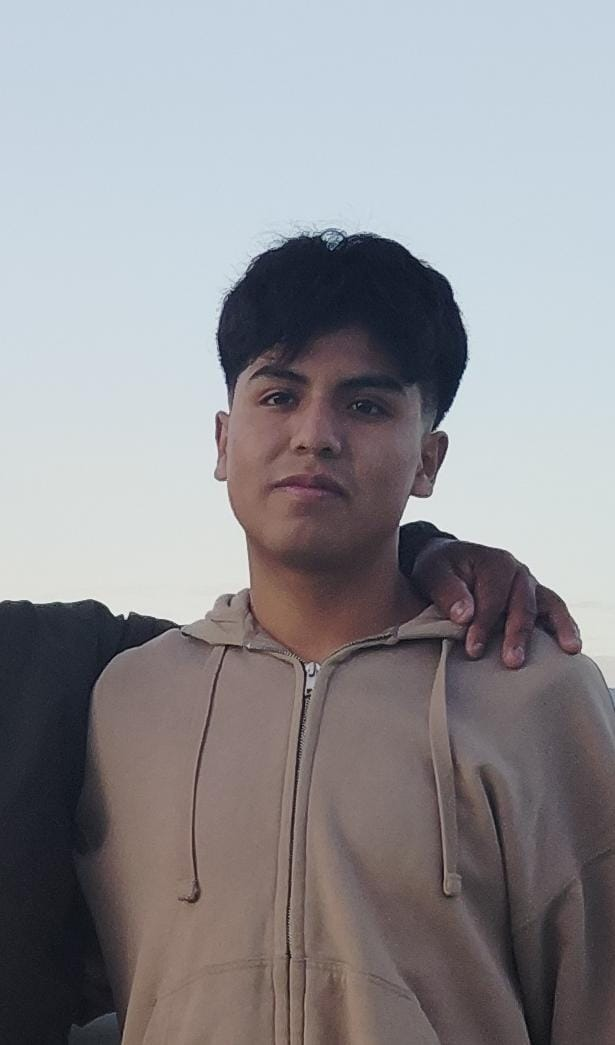
#> input picture Puntos/Deivid_Samaniego.jpeg, 615 x 1045 px, given in place of the camera
$ python hello.py
#> lines starting #> are read from the running program, lines starting #| are printed output that depends on the picture
import cv2
import numpy as np

# Abrir la cámara
cap = cv2.VideoCapture(0)

if not cap.isOpened():
    print("Error al abrir la cámara")
    exit()

# Crear una ventana y configurar a pantalla completa
cv2.namedWindow('Frame', cv2.WINDOW_NORMAL)
cv2.setWindowProperty('Frame', cv2.WND_PROP_FULLSCREEN, cv2.WINDOW_FULLSCREEN)

while True:
    ret, frame = cap.read()
#> frame is the input picture: shape (1045, 615, 3); mean B, G, R 146.3, 142.2, 143.4
    if not ret:
        break

    # Definir la región de interés (ROI)
    height, width, _ = frame.shape
#> height = 1045; width = 615
    roi = frame[int(0.1 * height):int(0.9 * height), int(0.1 * width):int(0.9 * width)]
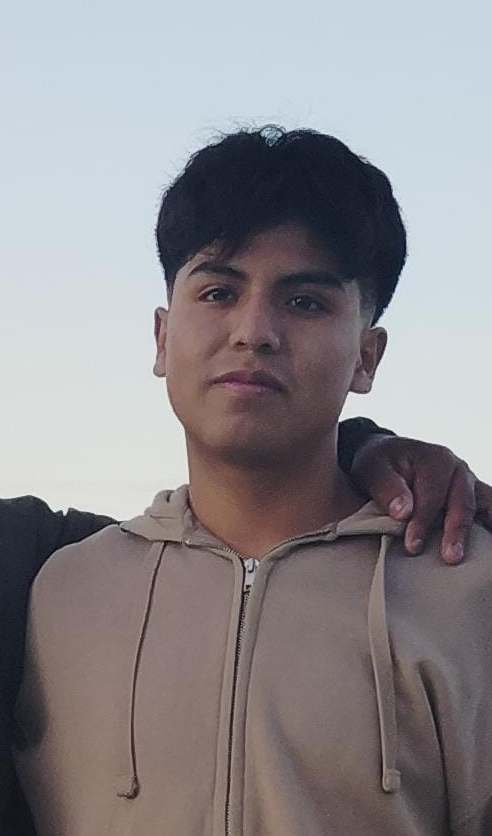
#> roi: shape (836, 492, 3); mean B, G, R 141.1, 137.6, 140.9

    # Convertir a escala de grises
    gray = cv2.cvtColor(roi, cv2.COLOR_BGR2GRAY)
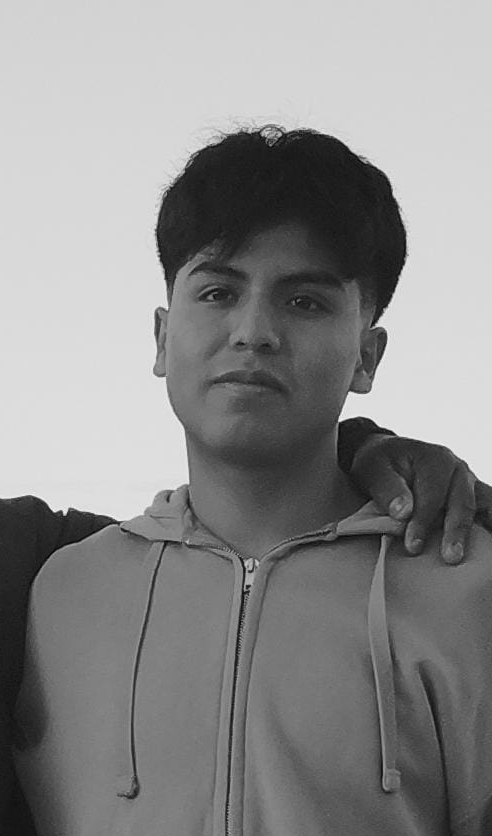
#> gray: shape (836, 492); min 1, max 249, mean 139

    # Convertir a float32
    gray = np.float32(gray)

    # Detectar esquinas usando el detector de Harris
    dst = cv2.cornerHarris(gray, 2, 3, 0.04)
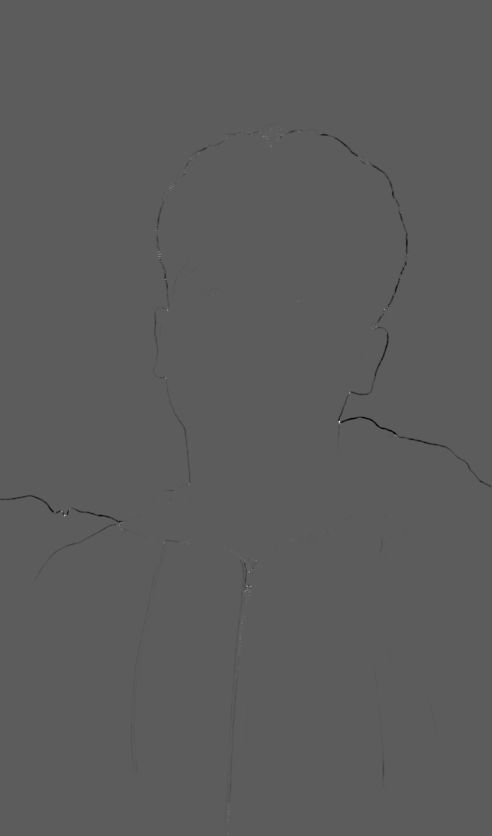
#> dst: shape (836, 492) float32; min -26313320, max 46120752, mean -45114.6; drawn with min black and max white

    # Dilatar el resultado para marcar las esquinas
    dst = cv2.dilate(dst, None)
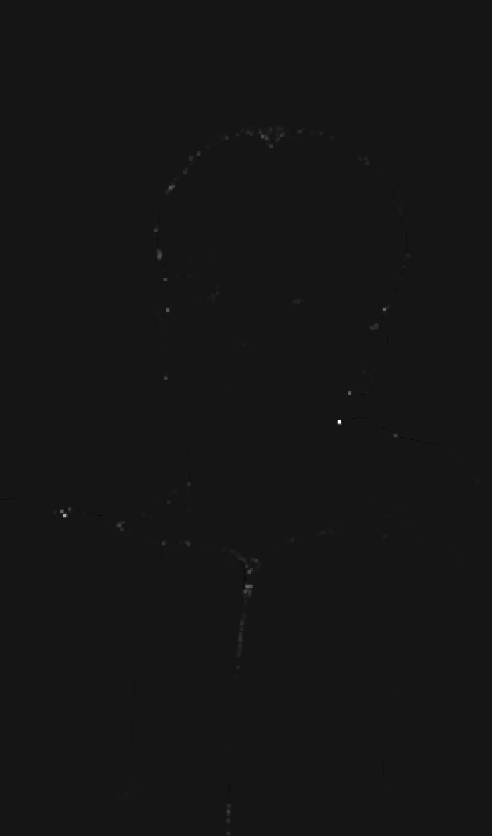
#> dst: shape (836, 492) float32; min -4305666, max 46120752, mean 19113.1; drawn with min black and max white

    # Crear una imagen en negro para los puntos detectados
    points_frame = np.zeros_like(roi)

    # Umbralizar para obtener los puntos importantes
    threshold = 0.005 * dst.max()  # Reducir el umbral para detectar más esquinas
#> threshold = 230603.8
    points_frame[dst > threshold] = [0, 255, 255]  # Esquinas marcadas en color

    # Combinar los dos cuadros
    combined_frame = np.hstack((roi, points_frame))
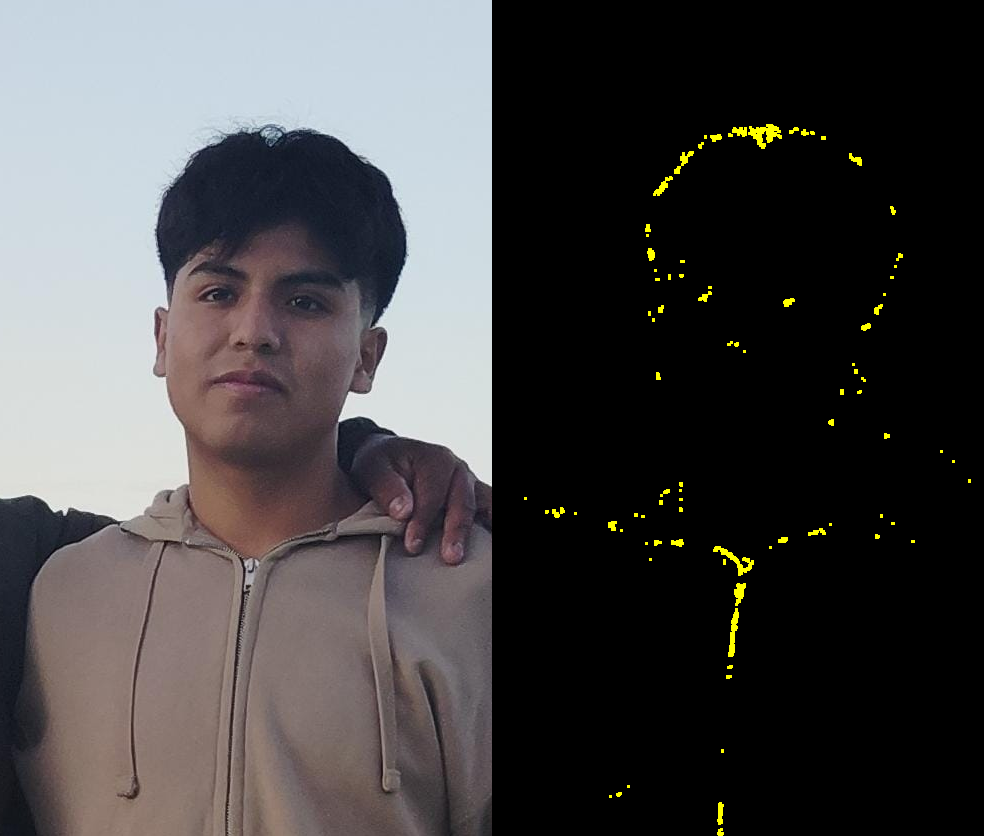
#> combined_frame: shape (836, 984, 3); mean B, G, R 70.6, 69.9, 71.6

    # Añadir texto a los cuadros
    cv2.putText(combined_frame, 'Original Video', (50, 50), cv2.FONT_HERSHEY_SIMPLEX, 1, (255, 255, 255), 2, cv2.LINE_AA)
    cv2.putText(combined_frame, 'Detected important corners', (roi.shape[1] + 50, 50), cv2.FONT_HERSHEY_SIMPLEX, 1, (255, 255, 255), 2, cv2.LINE_AA)
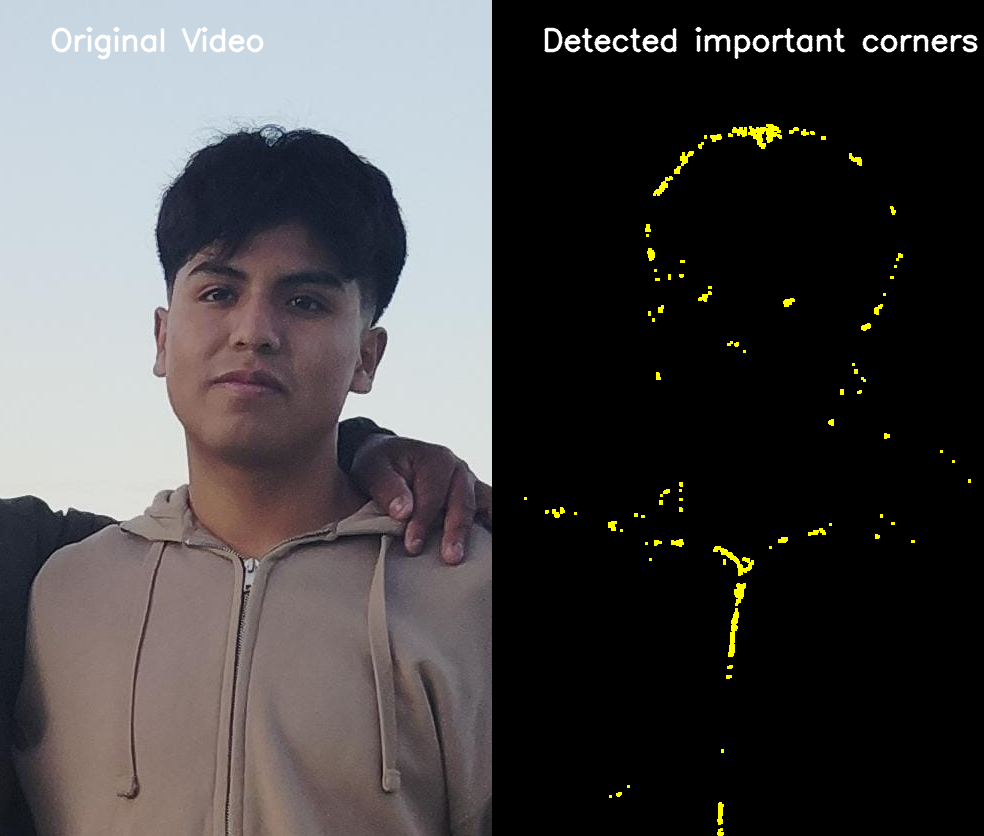
#> combined_frame: shape (836, 984, 3); mean B, G, R 71.7, 71.1, 72.8

    # Mostrar el cuadro combinado
    cv2.imshow('Frame', combined_frame)

    # Esperar 1ms entre cuadros para mantener la velocidad original del video
    if cv2.waitKey(1) & 0xFF == 27:  # Presionar 'Esc' para salir
#> (key Esc is pressed here)
        break

# Liberar la cámara y cerrar todas las ventanas
cap.release()
cv2.destroyAllWindows()

$ run again, on Puntos/Jesus_Antonio.jpeg
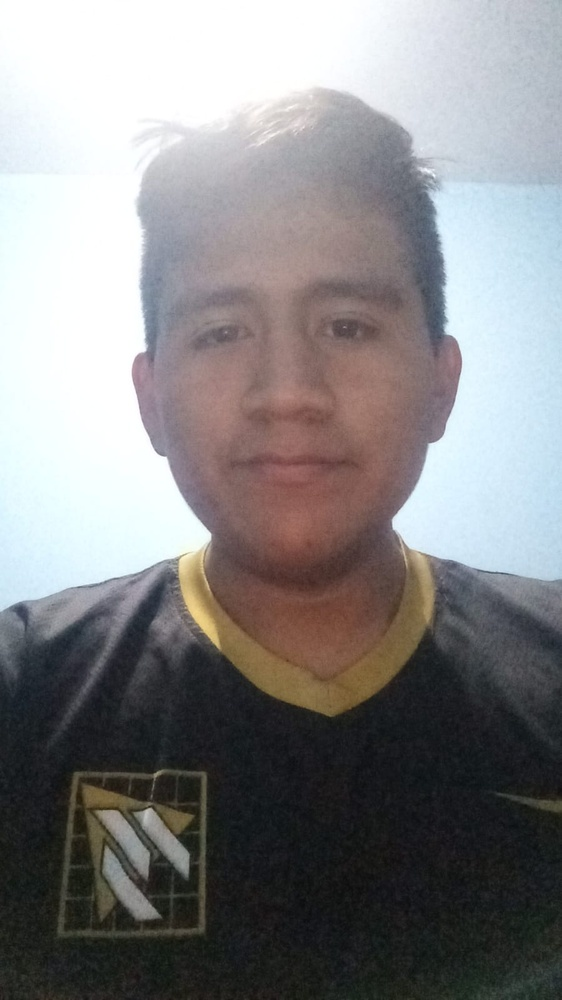
#> input picture Puntos/Jesus_Antonio.jpeg, 562 x 1000 px, shrunk from 899 x 1599 before the run, given in place of the camera
#> frame is the input picture: shape (1000, 562, 3); mean B, G, R 134.3, 133.4, 134.5
#> `dst = cv2.dilate(dst, None)`:
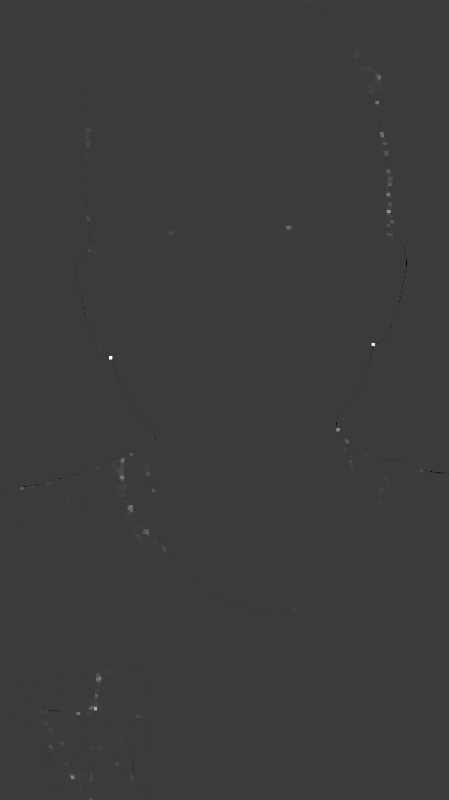
#> dst: shape (800, 449) float32; min -858945.5, max 2829682.5, mean 1744.1; drawn with min black and max white
#> threshold = 14148.4
#> `cv2.putText(combined_frame, 'Detected important corners', (roi.shape[1..`:
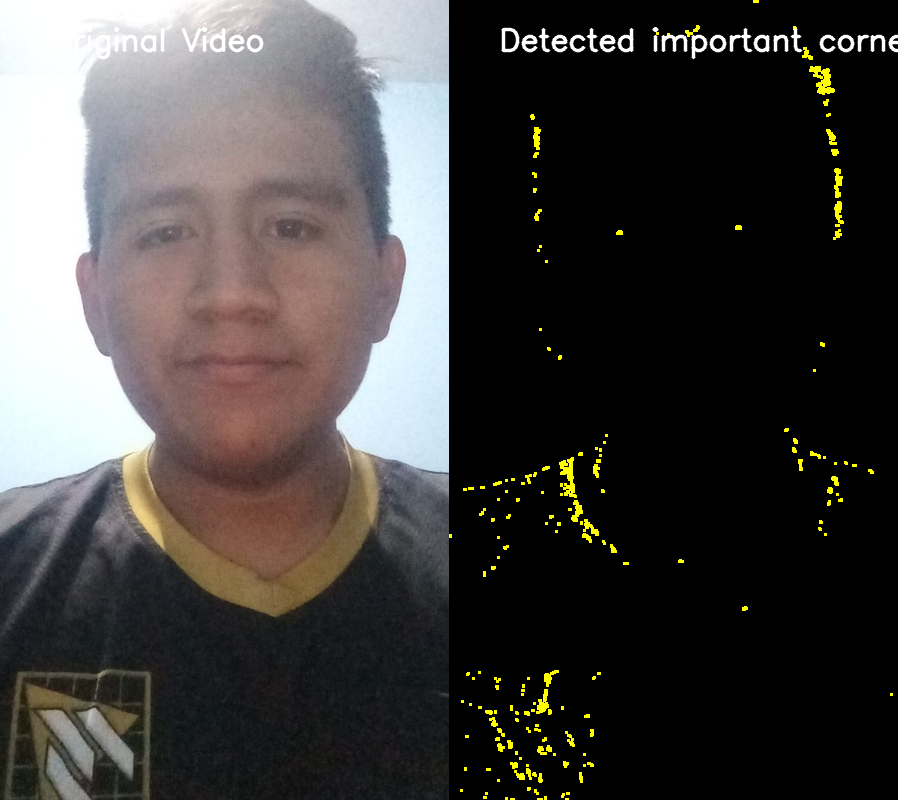
#> combined_frame: shape (800, 898, 3); mean B, G, R 63.6, 65.4, 68.2
